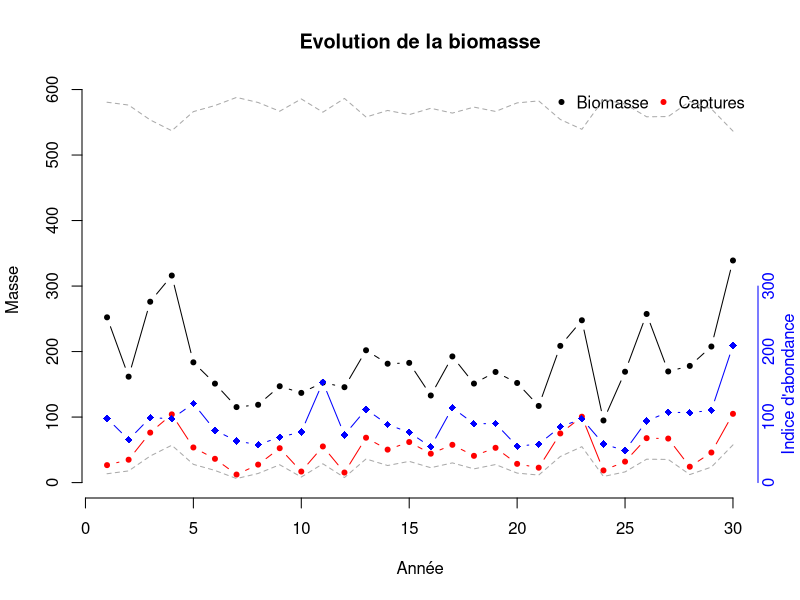
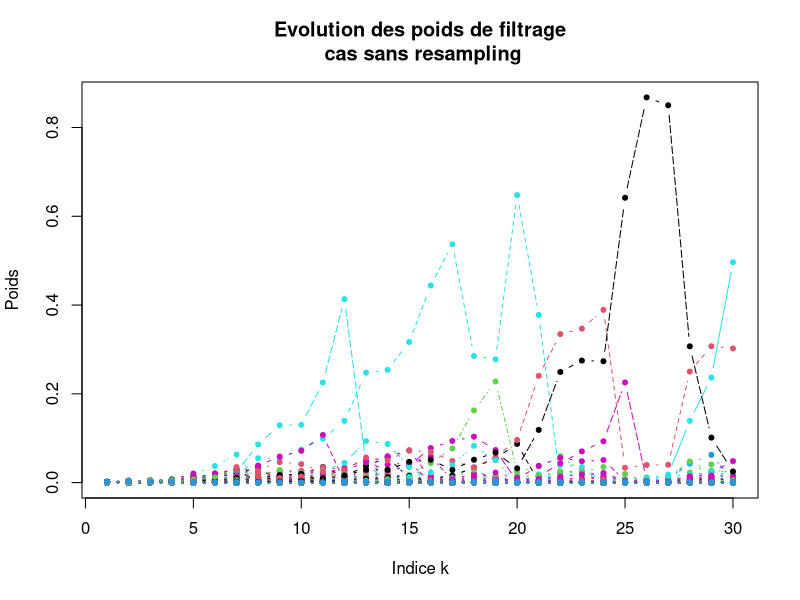
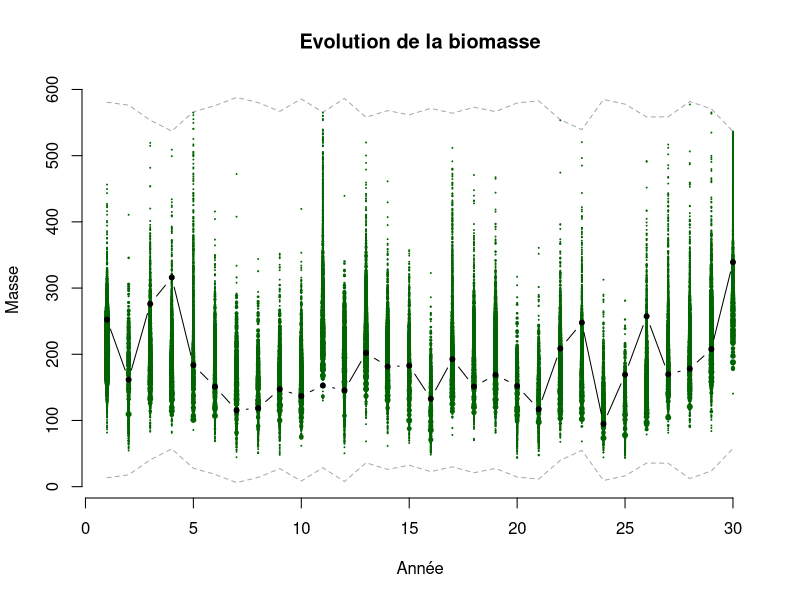
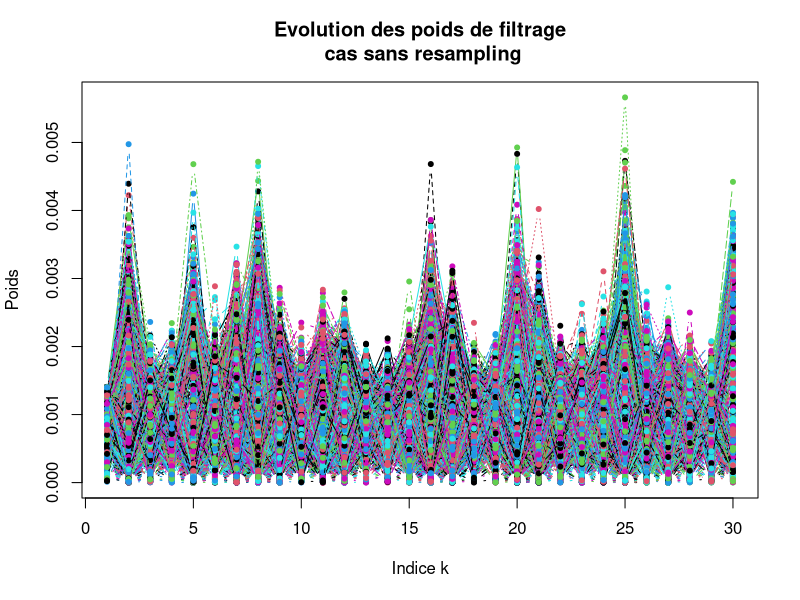

Write R code to recreate these figures, in order.
## ---- chunk 1

# Population Dynamic model simulation ----------------------------------
rm(list=ls())
set.seed(11)
nYear <- 30
biomass <- rep(NA, nYear)
capt <- rep(NA, nYear)
K <- 300 ## carrying capacity
r <- 1.02 ## recruitement rate
q <- 0.5
epsilon <- 10

sigmaBiomass <- 0.3
biomass[1] <- rnorm(1, mean=0.9*K, sd=K/10)
capt[1] <- runif(1,0.1,0.5)*biomass[1]
for( year in 2:nYear){
  Bk = biomass[year-1]
  capt[year-1] <- runif(1,0.1,0.5)*Bk
  #Captures are a random fraction of biomass
  innov <- rnorm(1, mean=-sigmaBiomass^2/2,sd=sigmaBiomass)
  biomass[year] <- (Bk+r*Bk*(1- Bk/K)-capt[year-1])*exp(innov)
  capt[year] <- runif(1,0.1,0.5)*biomass[year]
}
obs_error <- rnorm(nYear, mean=-sigmaBiomass^2/2, sd=sigmaBiomass)
abundanceIndex <- q * biomass*exp(obs_error)
#Calcul de la fenêtre des possible pour les Xs
sqrtD <- sqrt((1+r)^2-4*capt*r/K)
M0s <- (-(1+r)-sqrtD)/(-2*r/K)
m0s <- (-(1+r)+sqrtD)/(-2*r/K)
bounds <- cbind(m0s,M0s)
## ---- chunk 2
par(mfrow=c(1,1))
plot(1:nYear,biomass, ylim=range(c(0,range(biomass),range(bounds))),
     main='Evolution de la biomasse',xlab="Année",type="b",pch=20,
     ylab="Masse",bty="n")
lines(1:(nYear),capt,type="b",col="red",pch=20)
legend("topright",pch=20,col=c("black","red"),
       legend = c("Biomasse","Captures"),
       bty="n",horiz = T)

lines(1:nYear, abundanceIndex, type='b',col="blue",pch=18,
      ylim=range(c(0,range(abundanceIndex))))
axis(side=4,at=pretty(range(abundanceIndex),n = 2),col = "blue",
     col.ticks = "blue",labels=F ,lwd.ticks=0)
mtext(side=4,text = "Indice d'abondance",col = "blue",at=150,line=1)
mtext(side=4,text = pretty(range(abundanceIndex),n=2),col = "blue",
      at=pretty(range(abundanceIndex),n=2))
matplot(bounds,lty=2,col="darkgrey",add=T,type="l")
## ---- chunk 3
mtheta<- function(x_old,x_new, capt_old,theta){
  r =theta$r; K=theta$K; sigmaBiomass = theta$sigmaBiomass;
  mn_innov =-sigmaBiomass^2/2
  dnorm(log(x_new), 
        mean=log(x_old+r*x_old*(1-x_old/K)- capt_old)-mn_innov, 
        sd=sigmaBiomass)
}
g<-function(x,y,theta){
  q =theta$q;sigmaBiomass=theta$sigmaBiomass;mn_innov =-sigmaBiomass^2/2
  dnorm(log(y), mean=log(q*x)-mn_innov,sd=sigmaBiomass)
}
## ---- chunk 4
#Fonction de génération
rf0 <- function(G, theta,Y0=NA,C0=NA){
    #Extraction des paramètres nécessaires
    r =theta$r; sigmaBiomass = theta$sigmaBiomass;q=theta$q;
    mn_innov = -sigmaBiomass^2/2;#Pourrait être défini autrement
    Delta <- (1+r)^2-4*C0*r/K
    sqrtD <- sqrt(Delta)
    M0 <- (-(1+r)-sqrtD)/(-2*r/K)
    m0 <- (-(1+r)+sqrtD)/(-2*r/K)
    X0 <- sapply(1:G,function(i){
      ok <- F
      while(!ok){#On simule jusqu'à tomber dans la zone 
        #acceptable au vu des captures
        cand <- exp(rnorm(1,log(Y0)-log(q)-mn_innov,
                          sigmaBiomass))
        ok <- (cand < M0) & (cand>m0)
      }
      return(cand)
    })
    return(X0)
}
df0 <- function(x0, theta,Y0=NA,C0=NA){
  #Extraction des paramètres nécessaires
  r =theta$r; sigmaBiomass = theta$sigmaBiomass;q=theta$q;
  mn_innov = -sigmaBiomass^2/2;#Pourrait être défini autrement
  Delta <- (1+r)^2-4*C0*r/K
  sqrtD <- sqrt(Delta)
  M0 <- (-(1+r)-sqrtD)/(-2*r/K)
  m0 <- (-(1+r)+sqrtD)/(-2*r/K)
  mn_ref <- log(Y0)-log(q)-mn_innov
  #Définition de la constante de normalisation
  norm_cst <- (pnorm(log(M0),mn_ref,sigmaBiomass)-
                 pnorm(log(m0),mn_ref,sigmaBiomass))
  dx <- dnorm(log(x0),mn_ref,sigmaBiomass)/norm_cst
  return(dx)
}
## ---- chunk 5
rPropag <- function(x_old,theta,Y_new=NA,C_new=NA){
  sdRW = theta$sdRW; sigmaBiomass = theta$sigmaBiomass;
  mn_innov = -sigmaBiomass^2/2; q =theta$q;r=theta$r; 
  K = theta$K;
  sqrtD <- sqrt((1+r)^2-4*C_new*r/K)
  M_new <- (-(1+r)-sqrtD)/(-2*r/K)
  m_new <- (-(1+r)+sqrtD)/(-2*r/K)
  v_gau  <- (sdRW^2*sigmaBiomass^2)/(sdRW^2+sigmaBiomass^2)
  mn2    <- log(Y_new)-log(q)-mn_innov
  mn_gau <- v_gau*(log(x_old)/(sdRW^2)+mn2/(sigmaBiomass^2))
  Xnex <- sapply(mn_gau,function(mn){
    ok <- F
    while(!ok){
      cand <- exp(rnorm(1,mn,sqrt(v_gau)))
      ok <- (cand > m_new) & (cand < M_new)
    }
    return(cand)
  })
  return(Xnex)
}
dPropag <- function(x_new, x_old,theta,Y_new=NA,C_new=NA){
  sdRW = theta$sdRW; sigmaBiomass = theta$sigmaBiomass;
  mn_innov = -sigmaBiomass^2/2; q =theta$q;r=theta$r; 
  K = theta$K;
  sqrtD <- sqrt((1+r)^2-4*C_new*r/K)
  M_new <- (-(1+r)-sqrtD)/(-2*r/K)
  m_new <- (-(1+r)+sqrtD)/(-2*r/K)
  v_gau  <- (sdRW^2*sigmaBiomass^2)/(sdRW^2+sigmaBiomass^2)
  mn2    <- log(Y_new)-log(q)-mn_innov
  mn_gau <- v_gau*(log(x_old)/(sdRW^2)+mn2/(sigmaBiomass^2))
  dnex <- sapply(1:length(x_new),function(i){
    mn = mn_gau[i]
    (dnorm(log(x_new[i]),
           mn,
           sqrt(v_gau))
    /(pnorm(log(M_new),mn,sqrt(v_gau))
      -pnorm(log(m_new),mn,sqrt(v_gau))))
    #normalized by the area of possible zone
  })
  return(dnex)
}
## ---- chunk 6
#Initialisation
sdRW <- 10
theta=list(q=q, K=K, sigmaBiomass=sigmaBiomass, r=r,sdRW=sdRW)
G <- 1000#50 particules
X <- matrix(NA, ncol=nYear, nrow=G)
X[,1] <- rf0(G=G,theta= theta,
             Y0 = abundanceIndex[1],C0 = capt[1] )
weightX <- matrix(NA, ncol=nYear, nrow=G)
weightX[,1] <- df0(x0=X[,1],theta = theta,
                   Y0 = abundanceIndex[1],C0 = capt[1])
weightX[,1] <- weightX[,1]/sum(weightX[,1])
for(year in 2:nYear){
  X[,year] <- rPropag(x_old = X[,year-1],
                      theta = theta,
                      Y_new = abundanceIndex[year],
                      C_new = capt[year])
  mth <- mtheta(x_old =X[,year-1],
                x_new= X[,year],
                theta= theta,
                capt_old=capt[year-1])
  gfact <- g(X[,year], abundanceIndex[year], theta)
  pfact <- dPropag(x_new = X[,year],x_old= X[,year-1],
                   theta = theta, Y_new = abundanceIndex[year],
                   C_new = capt[year])
  weightX[,year]=weightX[,year-1]*(mth*gfact/pfact)
  weightX[,year] <-   weightX[,year]/sum(  weightX[,year])
}
## ---- chunk 7
matplot(t(weightX),type="b",pch=20,xlab="Indice k",ylab="Poids",
        main="Evolution des poids de filtrage\n cas sans resampling")
## ---- chunk 8
plot(1:nYear,biomass, ylim=range(c(range(biomass),range(bounds))),
     main='Evolution de la biomasse',xlab="Année",type="n",pch=20,
     ylab="Masse",bty="n")
matplot(bounds,lty=2,col="darkgrey",add=T,type="l")
#Initialisation
sdRW <- 10
theta=list(q=q, K=K, sigmaBiomass=sigmaBiomass, r=r,sdRW=sdRW)
G <- 1000#50 particules
X <- matrix(NA, ncol=nYear, nrow=G)
X[,1] <- rf0(G=G,theta= theta,
             Y0 = abundanceIndex[1],C0 = capt[1] )
weightX <- matrix(NA, ncol=nYear, nrow=G)
weightX[,1] <- df0(x0=X[,1],theta = theta,
                   Y0 = abundanceIndex[1],C0 = capt[1])
weightX[,1] <- weightX[,1]/sum(weightX[,1])
points(rep(1,G),X[,1],cex=weightX[,1]/max(weightX[,1]),
       col="darkgreen",pch=20)

for(year in 2:nYear){
  inds_rspl <- sample(1:G,size=G,replace=T,prob = weightX[,year-1])
  X[,year] <- rPropag(x_old = X[inds_rspl,year-1],
                      theta = theta,
                      Y_new = abundanceIndex[year],
                      C_new = capt[year])
  mth <- mtheta(x_old =X[inds_rspl,year-1],
                x_new= X[,year],
                theta= theta,
                capt_old=capt[year-1])
  gfact <- g(X[,year], abundanceIndex[year], theta)
  pfact <- dPropag(x_new = X[,year],x_old= X[inds_rspl,year-1],
                   theta = theta, Y_new = abundanceIndex[year],
                   C_new = capt[year])
  weightX[,year]=(mth*gfact/pfact)
  weightX[,year] <-   weightX[,year]/sum(  weightX[,year])
  points(rep(year,G), X[,year],col="darkgreen",
         cex=weightX[,year]/max(weightX[,year]),pch=20)
}
lines(biomass,type="b",pch=20)
## ---- chunk 9
matplot(t(weightX),type="b",pch=20,xlab="Indice k",ylab="Poids",
        main="Evolution des poids de filtrage\n cas sans resampling")
## ---- chunk 10
# par(mfrow=c(4,4))
# sapply(1:nYear,function(i){
#   plot(density(X[,i],weights = weightX[,i]),main=i)
#   abline(v=biomass[i])
# })
# par(mfrow=c(4,4))
# sapply(1:nYear,function(i){
#   plot(X[,i],weightX[,i],main=i)
#   abline(v=biomass[i])
# })
# par(mfrow=c(4,4))
# sapply(1:nYear,function(i){
#   hist(weightX[,i],main=i)
#   abline(v=biomass[i])
# })
